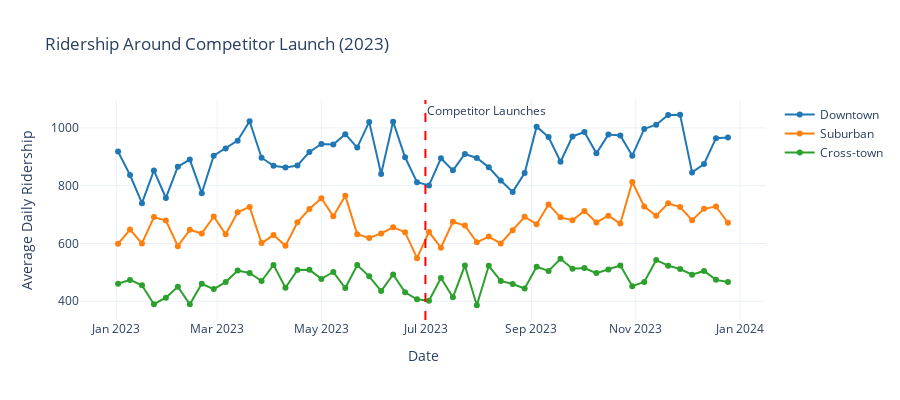

Source (notebook cell):
### Markdown cell above
---
## 4. Confounder Examination

The competitor launch (Jul 2023) is most problematic - happens 6 months before intervention.

### Code cell
# Focus on 2023 (competitor period)
competitor_start = datetime(2023, 7, 1)
mask = (df['date'] >= datetime(2023, 1, 1)) & (df['date'] < INTERVENTION_DATE)
df_competitor_period = df[mask].copy()

fig = go.Figure()

for route in ['Downtown', 'Suburban', 'Cross-town']:
    route_data = df_competitor_period[df_competitor_period['route_type'] == route]
    fig.add_trace(go.Scatter(
        x=route_data['date'],
        y=route_data['avg_ridership'],
        mode='lines+markers',
        name=route,
        line=dict(color=ROUTE_COLORS[route])
    ))

fig.add_vline(
    x=competitor_start.timestamp() * 1000,
    line_dash="dash",
    line_color="red",
    annotation_text="Competitor Launches"
)

fig.update_layout(
    title='Ridership Around Competitor Launch (2023)',
    xaxis_title='Date',
    yaxis_title='Average Daily Ridership',
    height=400
)

fig.show()
fig.write_image(f"{fig_output_dir}/13_competitor_period.png", scale=2)
print("✓ Saved figure")
